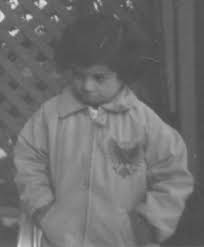
#> input picture 2016BEC035 Shubham Innani/5. To implement histogram equalisation of image/pout.jpg, 204 x 247 px
$ python dip5.py
#> lines starting #> are read from the running program, lines starting #| are printed output that depends on the picture
### Histogram Equlization
import numpy as np
import cv2
from matplotlib import pyplot as plt

img=cv2.imread('pout.jpg',0)
#> img is the input picture: shape (247, 204); min 71, max 223, mean 110.3
size=img.shape
#> size = (247, 204)
plt.imshow(img,cmap='gray')
z=np.zeros(256)
for i in img:
    for j in i:
        z[j]=z[j]+1
#> after the loop, z = 256 values, max 1996 at index 82, min 0 at index 0, mean 196.8

for i in range(256):
    z[i]=z[i]/(512*512)
#> after the loop, z = 256 values, max 0.00761 at index 82, min 0 at index 0, mean 0.000751

for i in range(256):
    z[i]=z[i]+z[i-1]
    plt.plot(z)
#> after the loop, z = 256 values from 0 to 0.192

for i in range(256):
    z[i]=round(z[i]*255)
#> after the loop, z = 256 values from 0 to 49

for i in range(size[0]):
    for j in range(size[1]):
        img[i][j]=z[img[i][j]]
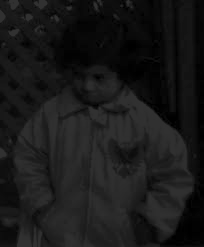
#> img: shape (247, 204); min 0, max 49, mean 24.9
plt.imshow(img, cmap='gray')

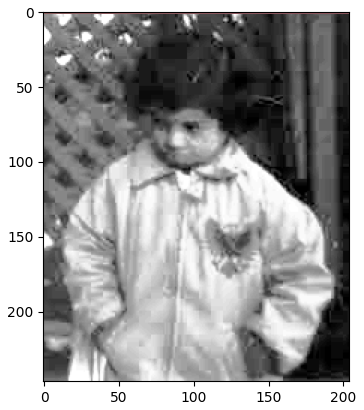
#> figure drawn by matplotlib, 1 panel
